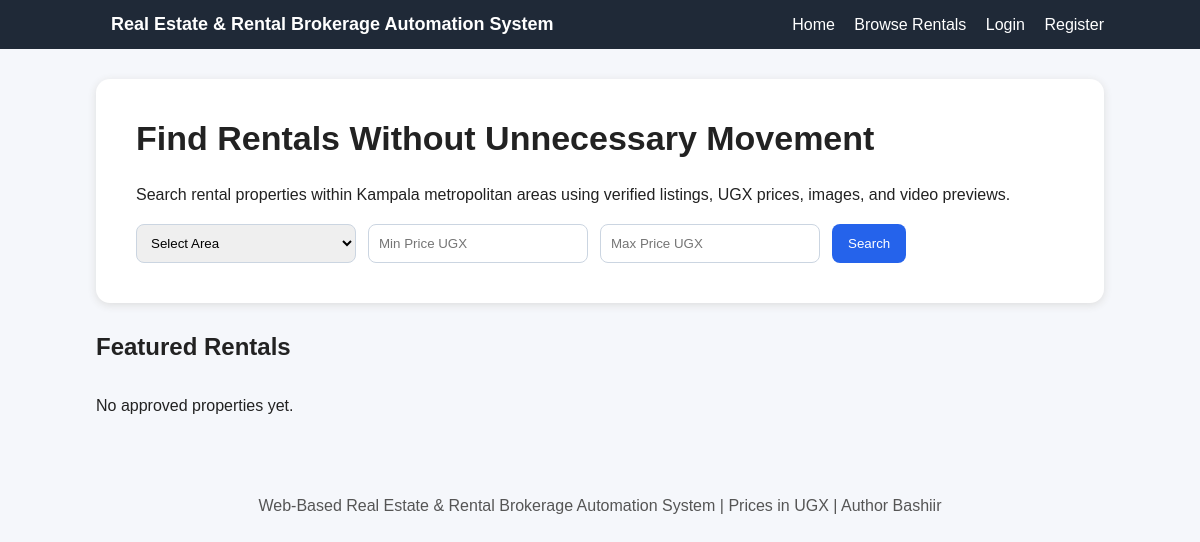
Before: / with the older database file.
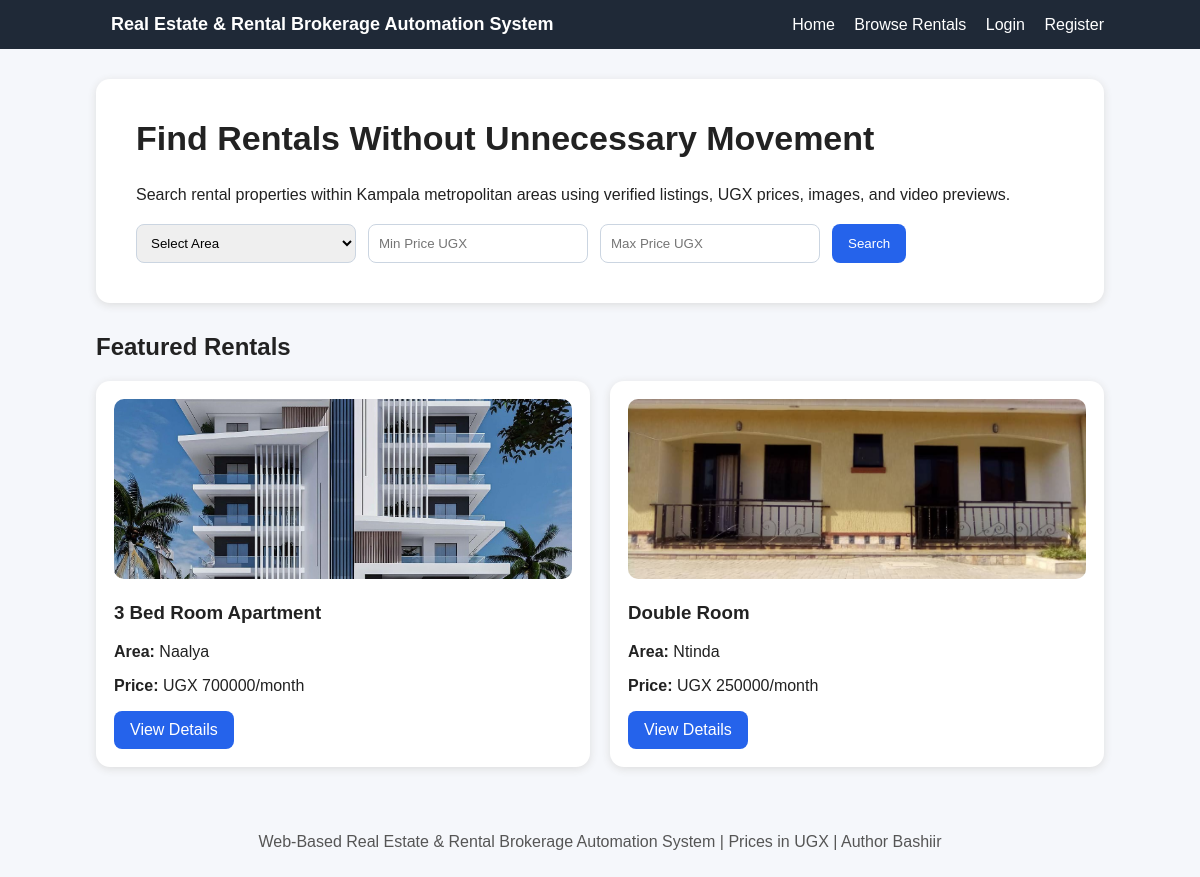
After: the same page with the newer database file.
### brokerage/models.py (models this page shows, shortened)
class Property(models.Model):
    landlord=models.ForeignKey(User,on_delete=models.CASCADE,related_name='properties')
    title=models.CharField(max_length=200)
    description=models.TextField()
    area=models.CharField(max_length=50,choices=KAMPALA_AREAS)
    price=models.PositiveIntegerField()
    total_units = models.PositiveIntegerField(default=1)
    booked_units = models.PositiveIntegerField(default=0)
    access_road_description=models.TextField()
    facilities=models.TextField(blank=True)
    image=models.ImageField(upload_to='property_images/',blank=True,null=True)
    video=models.FileField(upload_to='property_videos/',blank=True,null=True)
    status=models.CharField(max_length=20,choices=PROPERTY_STATUS,default='Pending')
    admin_comment=models.TextField(blank=True)
    created_at=models.DateTimeField(auto_now_add=True)
    class Meta: ordering=['-created_at']

### brokerage/views.py (the view)
# urls.py: path('',views.home,name='home'),
def home(request):
    featured=Property.objects.filter(status='Approved')[:6]
    return render(request,'home.html',{'featured':featured,'areas':KAMPALA_AREAS})

### templates/home.html
{% extends 'base.html' %}{% block content %}
<section class="hero">
<h1>Find Rentals Without Unnecessary Movement</h1>
<p>Search rental properties within Kampala metropolitan areas using verified listings, UGX prices, images, and video previews.</p>
<form method="get" action="/properties/" class="search-box">
<select name="area"><option value="">Select Area</option>{% for value,label in areas %}<option value="{{ value }}">{{ label }}</option>{% endfor %}</select>
<input type="number" name="min_price" placeholder="Min Price UGX">
<input type="number" name="max_price" placeholder="Max Price UGX">
<button type="submit">Search</button>
</form>
</section>
<h2>Featured Rentals</h2>
<div class="grid">
{% for property in featured %}
<div class="card">{% if property.image %}<img src="{{ property.image.url }}">{% else %}<div class="placeholder">No Image</div>{% endif %}
<h3>{{ property.title }}</h3><p><b>Area:</b> {{ property.area }}</p><p><b>Price:</b> UGX {{ property.price }}/month</p>
<a class="btn" href="/properties/{{ property.id }}/">View Details</a></div>
{% empty %}<p>No approved properties yet.</p>{% endfor %}
</div>{% endblock %}

### templates/base.html (shortened to what this page needs)
<!DOCTYPE html>
<html>
<head>
    <link rel="stylesheet" href="/static/css/style.css">
</head>
<body>
<nav class="navbar">
    <div class="brand">
        <a href="/">
            Real Estate & Rental Brokerage Automation System
        </a>
    </div>
    <div class="nav-links">
        <a href="/">Home</a>
        <a href="/properties/">Browse Rentals</a>
        {% if user.is_authenticated %}
            {% if user.profile.role == 'Tenant' %}
                <a href="/tenant-dashboard/">Tenant Dashboard</a>
            {% endif %}
            {% if user.profile.role == 'Landlord' %}
                <a href="/landlord-dashboard/">Landlord Dashboard</a>
                <a href="/properties/add/">Post Property</a>
            {% endif %}
            {% if user.is_staff %}
                <a href="/admin-dashboard/">Admin Dashboard</a>
            {% endif %}
            <a href="/logout/">Logout</a>
        {% else %}
            <a href="/login/">Login</a>
            <a href="/register/">Register</a>
        {% endif %}
    </div>
</nav>
<main class="container">
    {% block content %}
    {% endblock %}
</main>
<footer>
    <p>
        Web-Based Real Estate & Rental Brokerage Automation System | Prices in UGX | Author Bashiir
    </p>
</footer>
</body>
</html>

### static/css/style.css (style rules this page uses)
* { box-sizing:border-box }
body { margin:0;font-family:Arial,sans-serif;background:#f5f7fb;color:#222 }
.navbar { background:#1f2937;color:white;padding:14px 8%;display:flex;justify-content:space-between;align-items:center }
.navbar a { color:white;text-decoration:none;margin-left:15px }
.brand a { font-weight:bold;font-size:18px }
.container { width:84%;margin:30px auto }
.hero { background:white;padding:40px;border-radius:14px;box-shadow:0 2px 8px #ddd;margin-bottom:30px }
.hero h1 { margin-top:0;font-size:34px }
.search-box,.filter-box { display:flex;gap:12px;flex-wrap:wrap;margin-top:20px }
input,select,textarea { width:100%;padding:10px;border:1px solid #cbd5e1;border-radius:8px }
.search-box input,.search-box select,.filter-box input,.filter-box select { width:220px }
button,.btn { background:#2563eb;color:white;border:none;padding:10px 16px;border-radius:8px;text-decoration:none;display:inline-block;cursor:pointer }
.grid { display:grid;grid-template-columns:repeat(auto-fit,minmax(260px,1fr));gap:20px }
.card,.form-card { background:white;border-radius:14px;padding:18px;box-shadow:0 2px 8px #ddd }
.card img { width:100%;height:180px;object-fit:cover;border-radius:10px }
footer { text-align:center;padding:20px;color:#555 }

Changed rows visible on the page:
added Property: image (picture), title "3 Bed Room Apartment", area "Naalya", price "700000"
added Property: image (picture), title "Double Room", area "Ntinda", price "250000"
Other visible differences:
text no longer shown: "No approved properties yet."
